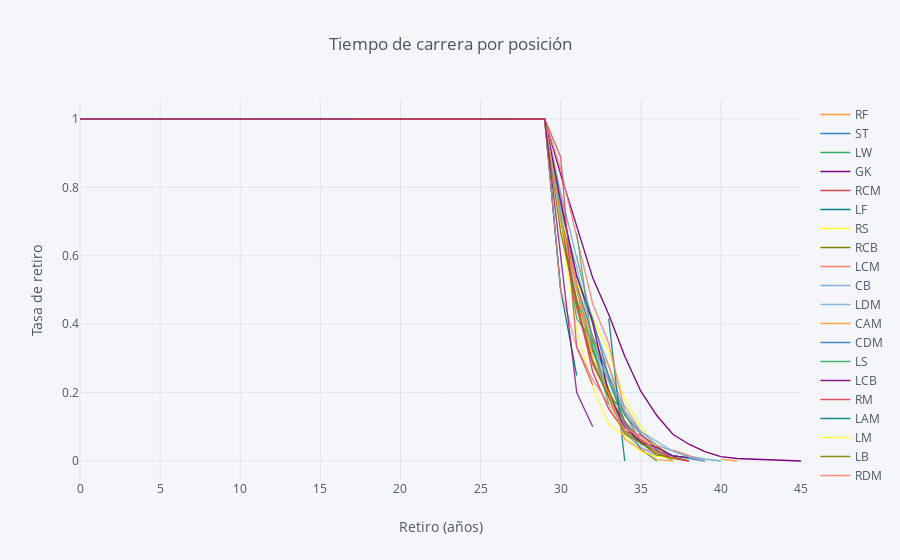

Write notebook code for a chart like this one.
### Code cell
rates=survival(data, 'Position', 'Age', 'Retirement')
rates.iplot(kind='line', xTitle='Retiro (años)', 
            yTitle='Tasa de retiro', title='Tiempo de carrera por posición')

### Figure 1 — Plotly figure (JSON) as saved in the notebook; plotly's stock layout.template omitted (floating-point values rounded to 4 significant figures)
{"data": [{"line": {"color": "rgba(255, 153, 51, 1.0)", "dash": "solid", "shape": "linear", "width": 1.3}, "mode": "lines", "name": "RF", "text": "", "type": "scatter", "uid": "452dd224-41c0-4d97-9a50-3aa66706aa40", "x": [0, 16, 17, 18, 19, 20, 21, 22, 23, 24, 25, 26, 27, 28, 29, 30, 31, 32, 33, 34, 35, 36, 37, 38, 39, 40, 41, 42, 44, 45], "y": [1, "", "", "", "", "", 1, "", 1, 1, 1, 1, 1, 1, 1, "", 0.6, 0.4, 0.2, "", "", "", "", 0, "", "", "", "", "", ""]}, {"line": {"color": "rgba(55, 128, 191, 1.0)", "dash": "solid", "shape": "linear", "width": 1.3}, "mode": "lines", "name": "ST", "text": "", "type": "scatter", "uid": "005cd63a-a275-4dd6-8998-dcb289ebcc67", "x": [0, 16, 17, 18, 19, 20, 21, 22, 23, 24, 25, 26, 27, 28, 29, 30, 31, 32, 33, 34, 35, 36, 37, 38, 39, 40, 41, 42, 44, 45], "y": [1, 1, 1, 1, 1, 1, 1, 1, 1, 1, 1, 1, 1, 1, 1, 0.7079, 0.5158, 0.3632, 0.2474, 0.1342, 0.07895, 0.03421, 0.01579, 0.007895, 0, "", "", "", "", ""]}, {"line": {"color": "rgba(50, 171, 96, 1.0)", "dash": "solid", "shape": "linear", "width": 1.3}, "mode": "lines", "name": "LW", "text": "", "type": "scatter", "uid": "6bb0fbaf-3d6b-4c39-a2ca-722b92a50076", "x": [0, 16, 17, 18, 19, 20, 21, 22, 23, 24, 25, 26, 27, 28, 29, 30, 31, 32, 33, 34, 35, 36, 37, 38, 39, 40, 41, 42, 44, 45], "y": [1, "", 1, 1, 1, 1, 1, 1, 1, 1, 1, 1, 1, 1, 1, 0.6944, 0.4722, 0.3333, 0.1944, 0.1389, 0.05556, 0.02778, 0, "", "", "", "", "", "", ""]}, {"line": {"color": "rgba(128, 0, 128, 1.0)", "dash": "solid", "shape": "linear", "width": 1.3}, "mode": "lines", "name": "GK", "text": "", "type": "scatter", "uid": "c22fddae-2325-45ab-b278-e2b6b9eea521", "x": [0, 16, 17, 18, 19, 20, 21, 22, 23, 24, 25, 26, 27, 28, 29, 30, 31, 32, 33, 34, 35, 36, 37, 38, 39, 40, 41, 42, 44, 45], "y": [1, 1, 1, 1, 1, 1, 1, 1, 1, 1, 1, 1, 1, 1, 1, 0.8379, 0.6867, 0.5355, 0.4281, 0.306, 0.204, 0.133, 0.07832, 0.04918, 0.02732, 0.01275, 0.007286, 0.005464, 0.001821, 0]}, {"line": {"color": "rgba(219, 64, 82, 1.0)", "dash": "solid", "shape": "linear", "width": 1.3}, "mode": "lines", "name": "RCM", "text": "", "type": "scatter", "uid": "3e7d63c1-1ea0-45fe-86e5-abe23e320d72", "x": [0, 16, 17, 18, 19, 20, 21, 22, 23, 24, 25, 26, 27, 28, 29, 30, 31, 32, 33, 34, 35, 36, 37, 38, 39, 40, 41, 42, 44, 45], "y": [1, "", 1, 1, 1, 1, 1, 1, 1, 1, 1, 1, 1, 1, 1, 0.6848, 0.4674, 0.2609, 0.1522, 0.08696, 0.07609, 0.04348, 0.01087, 0, "", "", "", "", "", ""]}, {"line": {"color": "rgba(0, 128, 128, 1.0)", "dash": "solid", "shape": "linear", "width": 1.3}, "mode": "lines", "name": "LF", "text": "", "type": "scatter", "uid": "50ce6cbe-3429-4115-be06-9622bcb8a02e", "x": [0, 16, 17, 18, 19, 20, 21, 22, 23, 24, 25, 26, 27, 28, 29, 30, 31, 32, 33, 34, 35, 36, 37, 38, 39, 40, 41, 42, 44, 45], "y": [1, "", "", 1, "", "", "", 1, "", 1, 1, 1, 1, 1, 1, 0.5, 0.25, "", "", 0, "", "", "", "", "", "", "", "", "", ""]}, {"line": {"color": "rgba(255, 255, 51, 1.0)", "dash": "solid", "shape": "linear", "width": 1.3}, "mode": "lines", "name": "RS", "text": "", "type": "scatter", "uid": "efec6fa1-3705-40fe-adfe-dc66ef36157f", "x": [0, 16, 17, 18, 19, 20, 21, 22, 23, 24, 25, 26, 27, 28, 29, 30, 31, 32, 33, 34, 35, 36, 37, 38, 39, 40, 41, 42, 44, 45], "y": [1, "", 1, 1, 1, 1, 1, 1, 1, 1, 1, 1, 1, 1, 1, 0.72, 0.52, 0.42, 0.32, 0.18, 0.1, 0.04, 0, "", "", "", "", "", "", ""]}, {"line": {"color": "rgba(128, 128, 0, 1.0)", "dash": "solid", "shape": "linear", "width": 1.3}, "mode": "lines", "name": "RCB", "text": "", "type": "scatter", "uid": "418b925b-7587-46cf-b2d6-4987de149c7c", "x": [0, 16, 17, 18, 19, 20, 21, 22, 23, 24, 25, 26, 27, 28, 29, 30, 31, 32, 33, 34, 35, 36, 37, 38, 39, 40, 41, 42, 44, 45], "y": [1, "", 1, 1, 1, 1, 1, 1, 1, 1, 1, 1, 1, 1, 1, 0.7127, 0.5138, 0.3204, 0.2099, 0.0884, 0.05525, 0.01657, 0.01105, 0, "", "", "", "", "", ""]}, {"line": {"color": "rgba(251, 128, 114, 1.0)", "dash": "solid", "shape": "linear", "width": 1.3}, "mode": "lines", "name": "LCM", "text": "", "type": "scatter", "uid": "1487435f-c934-4bdd-a545-ebad75826fed", "x": [0, 16, 17, 18, 19, 20, 21, 22, 23, 24, 25, 26, 27, 28, 29, 30, 31, 32, 33, 34, 35, 36, 37, 38, 39, 40, 41, 42, 44, 45], "y": [1, 1, 1, 1, 1, 1, 1, 1, 1, 1, 1, 1, 1, 1, 1, 0.7778, 0.5062, 0.284, 0.1852, 0.08642, 0.03704, 0.02469, 0.01235, "", 0, "", "", "", "", ""]}, {"line": {"color": "rgba(128, 177, 211, 1.0)", "dash": "solid", "shape": "linear", "width": 1.3}, "mode": "lines", "name": "CB", "text": "", "type": "scatter", "uid": "8eb50d05-45db-427a-96c2-c83a2b6264f8", "x": [0, 16, 17, 18, 19, 20, 21, 22, 23, 24, 25, 26, 27, 28, 29, 30, 31, 32, 33, 34, 35, 36, 37, 38, 39, 40, 41, 42, 44, 45], "y": [1, 1, 1, 1, 1, 1, 1, 1, 1, 1, 1, 1, 1, 1, 1, 0.7849, 0.5959, 0.4041, 0.2791, 0.1424, 0.08721, 0.04651, 0.02907, 0.01453, 0.005814, 0, "", "", "", ""]}, {"line": {"color": "rgba(128, 177, 211, 0.8999999999999999)", "dash": "solid", "shape": "linear", "width": 1.3}, "mode": "lines", "name": "LDM", "text": "", "type": "scatter", "uid": "c50cd9b2-2d80-43ca-996d-cfb9d272e286", "x": [0, 16, 17, 18, 19, 20, 21, 22, 23, 24, 25, 26, 27, 28, 29, 30, 31, 32, 33, 34, 35, 36, 37, 38, 39, 40, 41, 42, 44, 45], "y": [1, "", 1, 1, 1, 1, 1, 1, 1, 1, 1, 1, 1, 1, 1, 0.7297, 0.5676, 0.3514, 0.1892, 0.08108, 0.04054, 0.01351, "", 0, "", "", "", "", "", ""]}, {"line": {"color": "rgba(255, 153, 51, 0.8999999999999999)", "dash": "solid", "shape": "linear", "width": 1.3}, "mode": "lines", "name": "CAM", "text": "", "type": "scatter", "uid": "abbb6e45-aa53-4542-a4a2-ac234e68b845", "x": [0, 16, 17, 18, 19, 20, 21, 22, 23, 24, 25, 26, 27, 28, 29, 30, 31, 32, 33, 34, 35, 36, 37, 38, 39, 40, 41, 42, 44, 45], "y": [1, 1, 1, 1, 1, 1, 1, 1, 1, 1, 1, 1, 1, 1, 1, 0.6875, 0.5057, 0.3523, 0.2784, 0.108, 0.0625, 0.04545, 0.01136, "", "", 0.005682, 0, "", "", ""]}, {"line": {"color": "rgba(55, 128, 191, 0.8999999999999999)", "dash": "solid", "shape": "linear", "width": 1.3}, "mode": "lines", "name": "CDM", "text": "", "type": "scatter", "uid": "b72d54e4-760b-4b2e-a9c0-88930f253aa1", "x": [0, 16, 17, 18, 19, 20, 21, 22, 23, 24, 25, 26, 27, 28, 29, 30, 31, 32, 33, 34, 35, 36, 37, 38, 39, 40, 41, 42, 44, 45], "y": [1, 1, 1, 1, 1, 1, 1, 1, 1, 1, 1, 1, 1, 1, 1, 0.75, 0.54, 0.415, 0.245, 0.11, 0.05, 0.03, 0.015, 0.01, 0, "", "", "", "", ""]}, {"line": {"color": "rgba(50, 171, 96, 0.8999999999999999)", "dash": "solid", "shape": "linear", "width": 1.3}, "mode": "lines", "name": "LS", "text": "", "type": "scatter", "uid": "fbb7fb61-1d5f-4354-b522-0a535f764243", "x": [0, 16, 17, 18, 19, 20, 21, 22, 23, 24, 25, 26, 27, 28, 29, 30, 31, 32, 33, 34, 35, 36, 37, 38, 39, 40, 41, 42, 44, 45], "y": [1, "", "", 1, 1, 1, 1, 1, 1, 1, 1, 1, 1, 1, 1, 0.7167, 0.4167, 0.35, 0.2333, 0.1167, 0.03333, 0, "", "", "", "", "", "", "", ""]}, {"line": {"color": "rgba(128, 0, 128, 0.8999999999999999)", "dash": "solid", "shape": "linear", "width": 1.3}, "mode": "lines", "name": "LCB", "text": "", "type": "scatter", "uid": "687dc2d7-9987-4ae0-b2b3-ab819d51db8f", "x": [0, 16, 17, 18, 19, 20, 21, 22, 23, 24, 25, 26, 27, 28, 29, 30, 31, 32, 33, 34, 35, 36, 37, 38, 39, 40, 41, 42, 44, 45], "y": [1, "", 1, 1, 1, 1, 1, 1, 1, 1, 1, 1, 1, 1, 1, 0.76, 0.54, 0.405, 0.195, 0.1, 0.055, 0.04, 0.015, 0.01, "", 0, "", "", "", ""]}, {"line": {"color": "rgba(219, 64, 82, 0.8999999999999999)", "dash": "solid", "shape": "linear", "width": 1.3}, "mode": "lines", "name": "RM", "text": "", "type": "scatter", "uid": "e4b22b00-739f-4101-b2ea-802b0e5164de", "x": [0, 16, 17, 18, 19, 20, 21, 22, 23, 24, 25, 26, 27, 28, 29, 30, 31, 32, 33, 34, 35, 36, 37, 38, 39, 40, 41, 42, 44, 45], "y": [1, 1, 1, 1, 1, 1, 1, 1, 1, 1, 1, 1, 1, 1, 1, 0.7, 0.4462, 0.2846, 0.1923, 0.1154, 0.06154, 0.03077, 0.007692, 0, "", "", "", "", "", ""]}, {"line": {"color": "rgba(0, 128, 128, 0.8999999999999999)", "dash": "solid", "shape": "linear", "width": 1.3}, "mode": "lines", "name": "LAM", "text": "", "type": "scatter", "uid": "9c05c927-3051-49b2-a9d8-00f5a867d993", "x": [0, 16, 17, 18, 19, 20, 21, 22, 23, 24, 25, 26, 27, 28, 29, 30, 31, 32, 33, 34, 35, 36, 37, 38, 39, 40, 41, 42, 44, 45], "y": [1, "", "", "", "", "", 1, "", "", "", 1, 1, 1, 1, 1, 0.5, "", "", 0.4167, 0, "", "", "", "", "", "", "", "", "", ""]}, {"line": {"color": "rgba(255, 255, 51, 0.8999999999999999)", "dash": "solid", "shape": "linear", "width": 1.3}, "mode": "lines", "name": "LM", "text": "", "type": "scatter", "uid": "3a2bc8b7-df9f-4382-bd02-d254a3eb7503", "x": [0, 16, 17, 18, 19, 20, 21, 22, 23, 24, 25, 26, 27, 28, 29, 30, 31, 32, 33, 34, 35, 36, 37, 38, 39, 40, 41, 42, 44, 45], "y": [1, 1, 1, 1, 1, 1, 1, 1, 1, 1, 1, 1, 1, 1, 1, 0.6913, 0.3826, 0.2148, 0.1074, 0.07383, 0.02685, 0.01342, 0.006711, "", 0, "", "", "", "", ""]}, {"line": {"color": "rgba(128, 128, 0, 0.8999999999999999)", "dash": "solid", "shape": "linear", "width": 1.3}, "mode": "lines", "name": "LB", "text": "", "type": "scatter", "uid": "a39504f4-8ba1-4c68-b0f6-4050f7624206", "x": [0, 16, 17, 18, 19, 20, 21, 22, 23, 24, 25, 26, 27, 28, 29, 30, 31, 32, 33, 34, 35, 36, 37, 38, 39, 40, 41, 42, 44, 45], "y": [1, "", 1, 1, 1, 1, 1, 1, 1, 1, 1, 1, 1, 1, 1, 0.6681, 0.4602, 0.292, 0.1858, 0.07965, 0.0531, 0.02212, 0.004425, "", "", "", 0, "", "", ""]}, {"line": {"color": "rgba(251, 128, 114, 0.8999999999999999)", "dash": "solid", "shape": "linear", "width": 1.3}, "mode": "lines", "name": "RDM", "text": "", "type": "scatter", "uid": "44e230d1-5d9c-497d-9e4a-54fa9871ebe3", "x": [0, 16, 17, 18, 19, 20, 21, 22, 23, 24, 25, 26, 27, 28, 29, 30, 31, 32, 33, 34, 35, 36, 37, 38, 39, 40, 41, 42, 44, 45], "y": [1, "", "", 1, 1, 1, 1, 1, 1, 1, 1, 1, 1, 1, 1, 0.8525, 0.6557, 0.459, 0.3443, 0.1475, 0.08197, "", 0.03279, 0.01639, 0, "", "", "", "", ""]}, {"line": {"color": "rgba(251, 128, 114, 0.7999999999999998)", "dash": "solid", "shape": "linear", "width": 1.3}, "mode": "lines", "name": "RW", "text": "", "type": "scatter", "uid": "6b513916-dce7-4541-b93f-1a906afa0e02", "x": [0, 16, 17, 18, 19, 20, 21, 22, 23, 24, 25, 26, 27, 28, 29, 30, 31, 32, 33, 34, 35, 36, 37, 38, 39, 40, 41, 42, 44, 45], "y": [1, 1, 1, 1, 1, 1, 1, 1, 1, 1, 1, 1, 1, 1, 1, 0.5, 0.3333, 0.2381, 0.1667, 0.09524, 0.07143, 0.02381, "", 0, "", "", "", "", "", ""]}, {"line": {"color": "rgba(128, 177, 211, 0.7999999999999998)", "dash": "solid", "shape": "linear", "width": 1.3}, "mode": "lines", "name": "CM", "text": "", "type": "scatter", "uid": "8bb84824-e361-458e-bec8-639b6c6a53fc", "x": [0, 16, 17, 18, 19, 20, 21, 22, 23, 24, 25, 26, 27, 28, 29, 30, 31, 32, 33, 34, 35, 36, 37, 38, 39, 40, 41, 42, 44, 45], "y": [1, 1, 1, 1, 1, 1, 1, 1, 1, 1, 1, 1, 1, 1, 1, 0.7011, 0.5, 0.3333, 0.2356, 0.1609, 0.08621, 0.05747, 0.02874, 0.01149, 0, "", "", "", "", ""]}, {"line": {"color": "rgba(255, 153, 51, 0.7999999999999998)", "dash": "solid", "shape": "linear", "width": 1.3}, "mode": "lines", "name": "RB", "text": "", "type": "scatter", "uid": "9e82d6ba-7b55-4123-af73-cd60c064ba8a", "x": [0, 16, 17, 18, 19, 20, 21, 22, 23, 24, 25, 26, 27, 28, 29, 30, 31, 32, 33, 34, 35, 36, 37, 38, 39, 40, 41, 42, 44, 45], "y": [1, 1, 1, 1, 1, 1, 1, 1, 1, 1, 1, 1, 1, 1, 1, 0.7131, 0.5105, 0.2996, 0.1983, 0.06329, 0.03376, 0.004219, 0, "", "", "", "", "", "", ""]}, {"line": {"color": "rgba(55, 128, 191, 0.7999999999999998)", "dash": "solid", "shape": "linear", "width": 1.3}, "mode": "lines", "name": "RAM", "text": "", "type": "scatter", "uid": "dfdd5b01-2595-4c50-85de-3fc3cab7d867", "x": [0, 16, 17, 18, 19, 20, 21, 22, 23, 24, 25, 26, 27, 28, 29, 30, 31, 32, 33, 34, 35, 36, 37, 38, 39, 40, 41, 42, 44, 45], "y": [1, "", "", "", "", "", "", "", 1, "", 1, 1, 1, "", "", 0.4545, "", 0.2727, "", 0, "", "", "", "", "", "", "", "", "", ""]}, {"line": {"color": "rgba(50, 171, 96, 0.7999999999999998)", "dash": "solid", "shape": "linear", "width": 1.3}, "mode": "lines", "name": "CF", "text": "", "type": "scatter", "uid": "c36a880f-9d88-4428-804c-ff3cfc3ceca1", "x": [0, 16, 17, 18, 19, 20, 21, 22, 23, 24, 25, 26, 27, 28, 29, 30, 31, 32, 33, 34, 35, 36, 37, 38, 39, 40, 41, 42, 44, 45], "y": [1, "", 1, 1, 1, 1, 1, 1, 1, 1, 1, 1, 1, 1, 1, "", 0.6667, 0.3333, 0.1667, "", "", 0, "", "", "", "", "", "", "", ""]}, {"line": {"color": "rgba(128, 0, 128, 0.7999999999999998)", "dash": "solid", "shape": "linear", "width": 1.3}, "mode": "lines", "name": "RWB", "text": "", "type": "scatter", "uid": "3db020c9-b620-4483-add8-af08987187c8", "x": [0, 16, 17, 18, 19, 20, 21, 22, 23, 24, 25, 26, 27, 28, 29, 30, 31, 32, 33, 34, 35, 36, 37, 38, 39, 40, 41, 42, 44, 45], "y": [1, 1, 1, 1, 1, 1, 1, 1, 1, 1, 1, 1, 1, 1, 1, 0.6, 0.2, 0.1, "", 0, "", "", "", "", "", "", "", "", "", ""]}, {"line": {"color": "rgba(219, 64, 82, 0.7999999999999998)", "dash": "solid", "shape": "linear", "width": 1.3}, "mode": "lines", "name": "LWB", "text": "", "type": "scatter", "uid": "a58be87b-9b6c-4bac-a1e8-9cd5285d8036", "x": [0, 16, 17, 18, 19, 20, 21, 22, 23, 24, 25, 26, 27, 28, 29, 30, 31, 32, 33, 34, 35, 36, 37, 38, 39, 40, 41, 42, 44, 45], "y": [1, "", 1, 1, 1, 1, 1, 1, 1, 1, 1, 1, 1, 1, 1, 0.8889, 0.3333, 0.2222, "", 0, "", "", "", "", "", "", "", "", "", ""]}], "layout": {"legend": {"bgcolor": "#F5F6F9", "font": {"color": "#4D5663"}}, "paper_bgcolor": "#F5F6F9", "plot_bgcolor": "#F5F6F9", "title": {"font": {"color": "#4D5663"}, "text": "Tiempo de carrera por posición"}, "xaxis": {"gridcolor": "#E1E5ED", "showgrid": true, "tickfont": {"color": "#4D5663"}, "title": {"font": {"color": "#4D5663"}, "text": "Retiro (años)"}, "zerolinecolor": "#E1E5ED"}, "yaxis": {"gridcolor": "#E1E5ED", "showgrid": true, "tickfont": {"color": "#4D5663"}, "title": {"font": {"color": "#4D5663"}, "text": "Tasa de retiro"}, "zerolinecolor": "#E1E5ED"}}}
